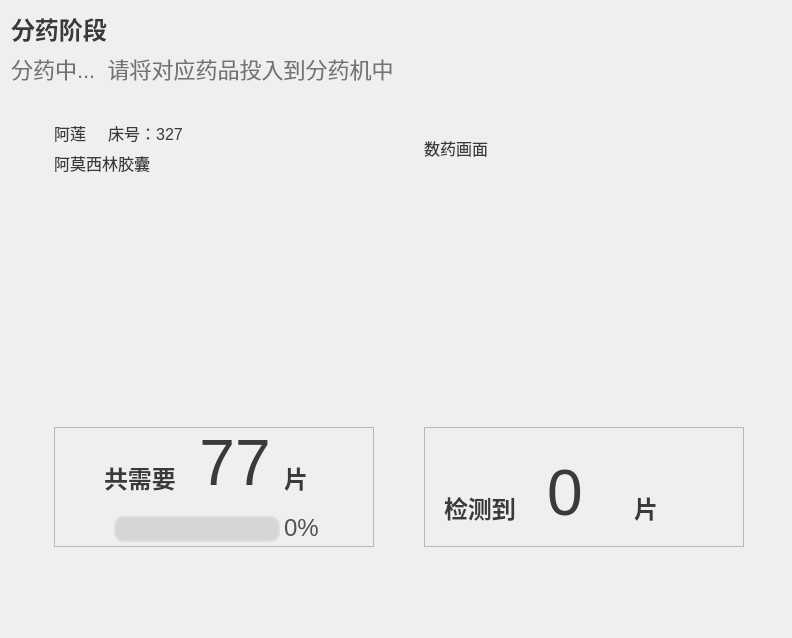
      <widget class="QWidget" name="dispensing_page">
       <layout class="QGridLayout" name="gridLayout_10">
        <item row="5" column="2">
         <spacer name="verticalSpacer_11">
          <property name="orientation">
           <enum>Qt::Vertical</enum>
          </property>
          <property name="sizeHint" stdset="0">
           <size>
            <width>20</width>
            <height>40</height>
           </size>
          </property>
         </spacer>
        </item>
        <item row="3" column="4">
         <spacer name="horizontalSpacer_28">
          <property name="orientation">
           <enum>Qt::Horizontal</enum>
          </property>
          <property name="sizeHint" stdset="0">
           <size>
            <width>37</width>
            <height>20</height>
           </size>
          </property>
         </spacer>
        </item>
        <item row="2" column="3" rowspan="2">
         <layout class="QGridLayout" name="gridLayout_9">
          <item row="0" column="0">
           <widget class="QLabel" name="txt_8">
            <property name="styleSheet">
             <string notr="true">QLabel {
    color: #3A3A3A;
    font-family: &quot;Microsoft YaHei&quot;;
    font-size: 16px;
    font-style: normal;
    font-weight: 400;   /* Normal */
}
</string>
            </property>
            <property name="text">
             <string>数药画面</string>
            </property>
           </widget>
          </item>
          <item row="0" column="1">
           <spacer name="horizontalSpacer_24">
            <property name="orientation">
             <enum>Qt::Horizontal</enum>
            </property>
            <property name="sizeHint" stdset="0">
             <size>
              <width>40</width>
              <height>20</height>
             </size>
            </property>
           </spacer>
          </item>
          <item row="1" column="0" colspan="2">
           <widget class="QLabel" name="img_pillcount_frame">
            <property name="styleSheet">
             <string notr="true">QLabel
{
    min-width: 320px;
    max-width: 320px;
    min-height: 240px;
    max-height: 240px;
}</string>
            </property>
            <property name="text">
             <string/>
            </property>
           </widget>
          </item>
          <item row="2" column="0" colspan="2">
           <widget class="QFrame" name="frame_7">
            <property name="minimumSize">
             <size>
              <width>0</width>
              <height>120</height>
             </size>
            </property>
            <property name="frameShape">
             <enum>QFrame::StyledPanel</enum>
            </property>
            <property name="frameShadow">
             <enum>QFrame::Raised</enum>
            </property>
            <widget class="QLabel" name="pills_num_msg_4">
             <property name="geometry">
              <rect>
               <x>210</x>
               <y>60</y>
               <width>41</width>
               <height>41</height>
              </rect>
             </property>
             <property name="styleSheet">
              <string notr="true">QLabel {
    color: #3A3A3A;
    font-family: &quot;Microsoft YaHei&quot;;
    font-size: 24px;
    font-style: normal;
    font-weight: 700;   /* Bold */
}
</string>
             </property>
             <property name="text">
              <string>片</string>
             </property>
            </widget>
            <widget class="QLabel" name="pills_num_msg_3">
             <property name="geometry">
              <rect>
               <x>20</x>
               <y>60</y>
               <width>81</width>
               <height>41</height>
              </rect>
             </property>
             <property name="font">
              <font>
               <family>Microsoft YaHei</family>
               <pointsize>-1</pointsize>
               <italic>false</italic>
               <bold>true</bold>
              </font>
             </property>
             <property name="styleSheet">
              <string notr="true">QLabel {
    color: #3A3A3A;
    font-family: &quot;Microsoft YaHei&quot;;
    font-size: 24px;
    font-style: normal;
    font-weight: 700;   /* Bold */
}
</string>
             </property>
             <property name="text">
              <string>检测到</string>
             </property>
            </widget>
            <widget class="QLabel" name="txt_pillcount_num">
             <property name="geometry">
              <rect>
               <x>60</x>
               <y>30</y>
               <width>162</width>
               <height>71</height>
              </rect>
             </property>
             <property name="styleSheet">
              <string notr="true">QLabel
{
color: #3A3A3A;
text-align: center;
font-family: &quot;Microsoft YaHei&quot;;
font-size: 64px;
font-style: normal;
font-weight: 400;
line-height: normal;
}

</string>
             </property>
             <property name="text">
              <string>0</string>
             </property>
             <property name="alignment">
              <set>Qt::AlignCenter</set>
             </property>
            </widget>
           </widget>
          </item>
         </layout>
        </item>
        <item row="2" column="1" rowspan="2">
         <layout class="QGridLayout" name="gridLayout_8">
          <item row="0" column="0">
           <layout class="QVBoxLayout" name="verticalLayout_6">
            <item>
             <widget class="QLabel" name="txt_patient_info">
              <property name="styleSheet">
               <string notr="true">QLabel {
    color: #3A3A3A;
    font-family: &quot;Microsoft YaHei&quot;;
    font-size: 16px;
    font-style: normal;
    font-weight: 400;   /* Normal */
}
</string>
              </property>
              <property name="text">
               <string>阿莲     床号：327</string>
              </property>
             </widget>
            </item>
            <item>
             <widget class="QLabel" name="txt_current_medicine">
              <property name="styleSheet">
               <string notr="true">QLabel {
    color: #3A3A3A;
    font-family: &quot;Microsoft YaHei&quot;;
    font-size: 16px;
    font-style: normal;
    font-weight: 400;   /* Normal */
}
</string>
              </property>
              <property name="text">
               <string>阿莫西林胶囊</string>
              </property>
             </widget>
            </item>
           </layout>
          </item>
          <item row="0" column="1">
           <spacer name="horizontalSpacer_23">
            <property name="orientation">
             <enum>Qt::Horizontal</enum>
            </property>
            <property name="sizeHint" stdset="0">
             <size>
              <width>40</width>
              <height>20</height>
             </size>
            </property>
           </spacer>
          </item>
          <item row="1" column="0" colspan="2">
           <widget class="QLabel" name="img_current_medicine">
            <property name="styleSheet">
             <string notr="true">QLabel
{
    min-width: 320px;
    max-width: 320px;
    min-height: 240px;
    max-height: 240px;
}</string>
            </property>
            <property name="text">
             <string/>
            </property>
            <property name="pixmap">
             <pixmap resource="images.qrc">:/images/img_medicine_placeholder.png</pixmap>
            </property>
            <property name="scaledContents">
             <bool>true</bool>
            </property>
            <property name="alignment">
             <set>Qt::AlignBottom|Qt::AlignHCenter</set>
            </property>
           </widget>
          </item>
          <item row="2" column="0" colspan="2">
           <widget class="QFrame" name="frame_6">
            <property name="minimumSize">
             <size>
              <width>40</width>
              <height>120</height>
             </size>
            </property>
            <property name="frameShape">
             <enum>QFrame::StyledPanel</enum>
            </property>
            <property name="frameShadow">
             <enum>QFrame::Raised</enum>
            </property>
            <widget class="QLabel" name="pills_num_msg_1">
             <property name="geometry">
              <rect>
               <x>50</x>
               <y>30</y>
               <width>81</width>
               <height>41</height>
              </rect>
             </property>
             <property name="font">
              <font>
               <family>Microsoft YaHei</family>
               <pointsize>-1</pointsize>
               <italic>false</italic>
               <bold>true</bold>
              </font>
             </property>
             <property name="styleSheet">
              <string notr="true">QLabel {
    color: #3A3A3A;
    font-family: &quot;Microsoft YaHei&quot;;
    font-size: 24px;
    font-style: normal;
    font-weight: 700;   /* Bold */
}
</string>
             </property>
             <property name="text">
              <string>共需要</string>
             </property>
            </widget>
            <widget class="QProgressBar" name="progressBar_current_medicine">
             <property name="geometry">
              <rect>
               <x>60</x>
               <y>89</y>
               <width>166</width>
               <height>26</height>
              </rect>
             </property>
             <property name="styleSheet">
              <string notr="true">QProgressBar {
    border: 2px solid #ddd;
    border-radius: 10px;  /* 稍微大一点的圆角 */
    background-color: hsla(0, 0%, 84%, 1);
    text-align: center;
    padding: 1px;  /* 内边距 */
}

QProgressBar::chunk {
    background-color: hsla(165, 33%, 62%, 1);
    border-radius: 7px;  /* 比外框小2px */
    margin: 1px;  /* 与padding配合使用 */
}</string>
             </property>
             <property name="value">
              <number>0</number>
             </property>
             <property name="textVisible">
              <bool>false</bool>
             </property>
            </widget>
            <widget class="QLabel" name="txt_pills_num_needed">
             <property name="geometry">
              <rect>
               <x>100</x>
               <y>0</y>
               <width>162</width>
               <height>71</height>
              </rect>
             </property>
             <property name="styleSheet">
              <string notr="true">QLabel
{
color: #3A3A3A;
text-align: center;
font-family: &quot;Microsoft YaHei&quot;;
font-size: 64px;
font-style: normal;
font-weight: 400;
line-height: normal;
}

</string>
             </property>
             <property name="text">
              <string>77</string>
             </property>
             <property name="alignment">
              <set>Qt::AlignCenter</set>
             </property>
            </widget>
            <widget class="QLabel" name="txt_current_medicine_percentage">
             <property name="geometry">
              <rect>
               <x>230</x>
               <y>80</y>
               <width>51</width>
               <height>41</height>
              </rect>
             </property>
             <property name="styleSheet">
              <string notr="true">QLabel
{
color: #515151;
font-family: &quot;Microsoft YaHei&quot;;
font-size: 24px;
font-style: normal;
font-weight: 400;
line-height: normal;
}</string>
             </property>
             <property name="text">
              <string>0%</string>
             </property>
            </widget>
            <widget class="QLabel" name="pills_num_msg_2">
             <property name="geometry">
              <rect>
               <x>230</x>
               <y>30</y>
               <width>31</width>
               <height>41</height>
              </rect>
             </property>
             <property name="styleSheet">
              <string notr="true">QLabel {
    color: #3A3A3A;
    font-family: &quot;Microsoft YaHei&quot;;
    font-size: 24px;
    font-style: normal;
    font-weight: 700;   /* Bold */
}
</string>
             </property>
             <property name="text">
              <string>片</string>
             </property>
            </widget>
           </widget>
          </item>
         </layout>
        </item>
        <item row="0" column="0" colspan="4">
         <layout class="QHBoxLayout" name="horizontalLayout_9">
          <item>
           <layout class="QVBoxLayout" name="verticalLayout_7">
            <item>
             <widget class="QLabel" name="txt_6">
              <property name="styleSheet">
               <string notr="true">QLabel {
    color: #3A3A3A;
    font-family: &quot;Microsoft YaHei&quot;;
    font-size: 24px;
    font-style: normal;
    font-weight: 700;   /* Bold */
}
</string>
              </property>
              <property name="text">
               <string>分药阶段</string>
              </property>
             </widget>
            </item>
            <item>
             <widget class="QLabel" name="txt_7">
              <property name="styleSheet">
               <string notr="true">QLabel {
    color: #737373;
    font-family: &quot;Microsoft YaHei&quot;;
    font-size: 22px;
    font-style: normal;
    font-weight: 400;   /* Normal */
}
</string>
              </property>
              <property name="text">
               <string>分药中...  请将对应药品投入到分药机中</string>
              </property>
             </widget>
            </item>
           </layout>
          </item>
          <item>
           <spacer name="horizontalSpacer_25">
            <property name="orientation">
             <enum>Qt::Horizontal</enum>
            </property>
            <property name="sizeHint" stdset="0">
             <size>
              <width>40</width>
              <height>20</height>
             </size>
            </property>
           </spacer>
          </item>
         </layout>
        </item>
        <item row="2" column="0">
         <spacer name="horizontalSpacer_27">
          <property name="orientation">
           <enum>Qt::Horizontal</enum>
          </property>
          <property name="sizeHint" stdset="0">
           <size>
            <width>37</width>
            <height>20</height>
           </size>
          </property>
         </spacer>
        </item>
        <item row="4" column="2">
         <spacer name="verticalSpacer_14">
          <property name="orientation">
           <enum>Qt::Vertical</enum>
          </property>
          <property name="sizeHint" stdset="0">
           <size>
            <width>20</width>
            <height>40</height>
           </size>
          </property>
         </spacer>
        </item>
        <item row="1" column="2">
         <spacer name="verticalSpacer_12">
          <property name="orientation">
           <enum>Qt::Vertical</enum>
          </property>
          <property name="sizeHint" stdset="0">
           <size>
            <width>20</width>
            <height>30</height>
           </size>
          </property>
         </spacer>
        </item>
        <item row="2" column="2">
         <spacer name="horizontalSpacer_26">
          <property name="orientation">
           <enum>Qt::Horizontal</enum>
          </property>
          <property name="sizeHint" stdset="0">
           <size>
            <width>38</width>
            <height>20</height>
           </size>
          </property>
         </spacer>
        </item>
       </layout>
      </widget>
